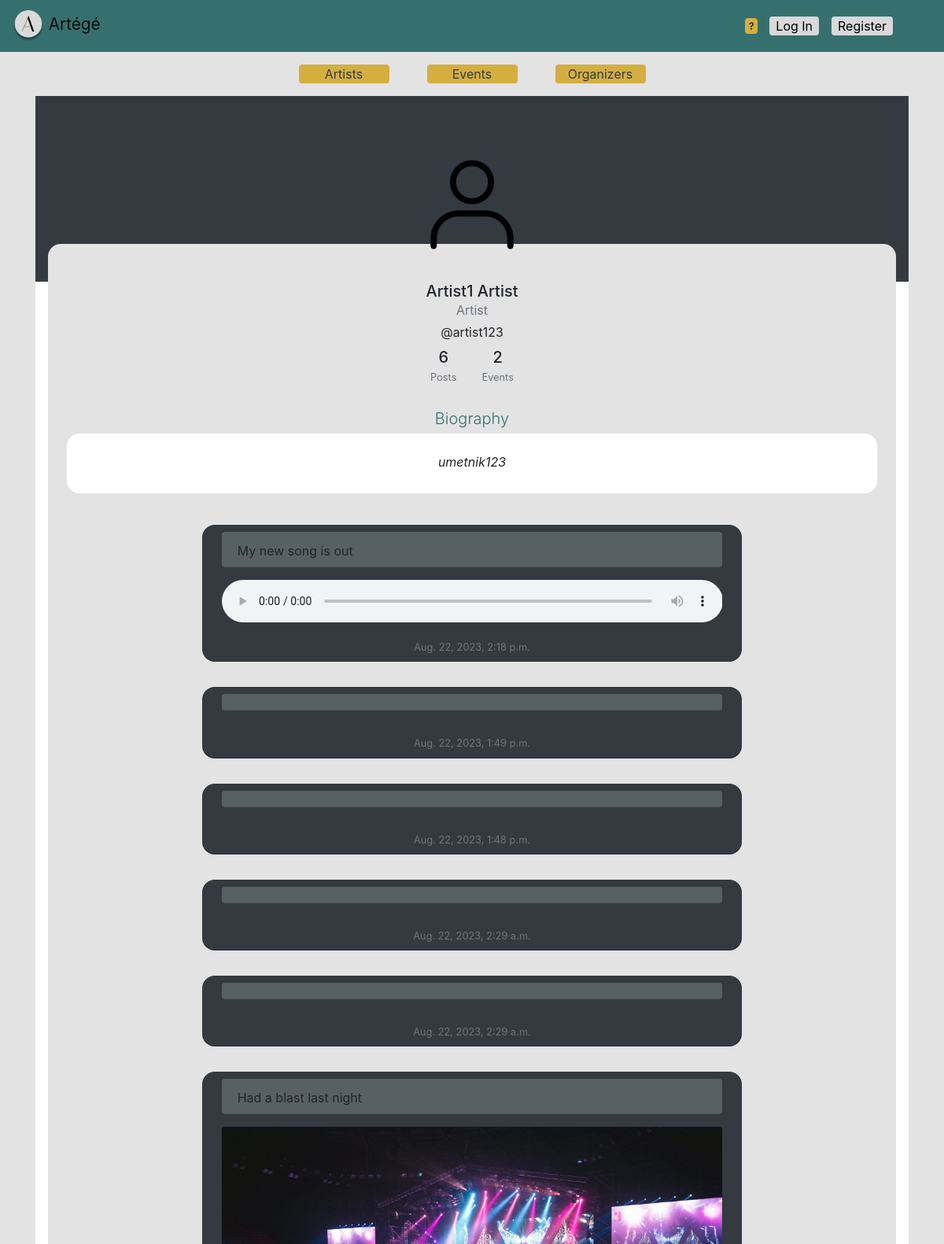
Before: /profile/2/ (upper part) with the older database file.
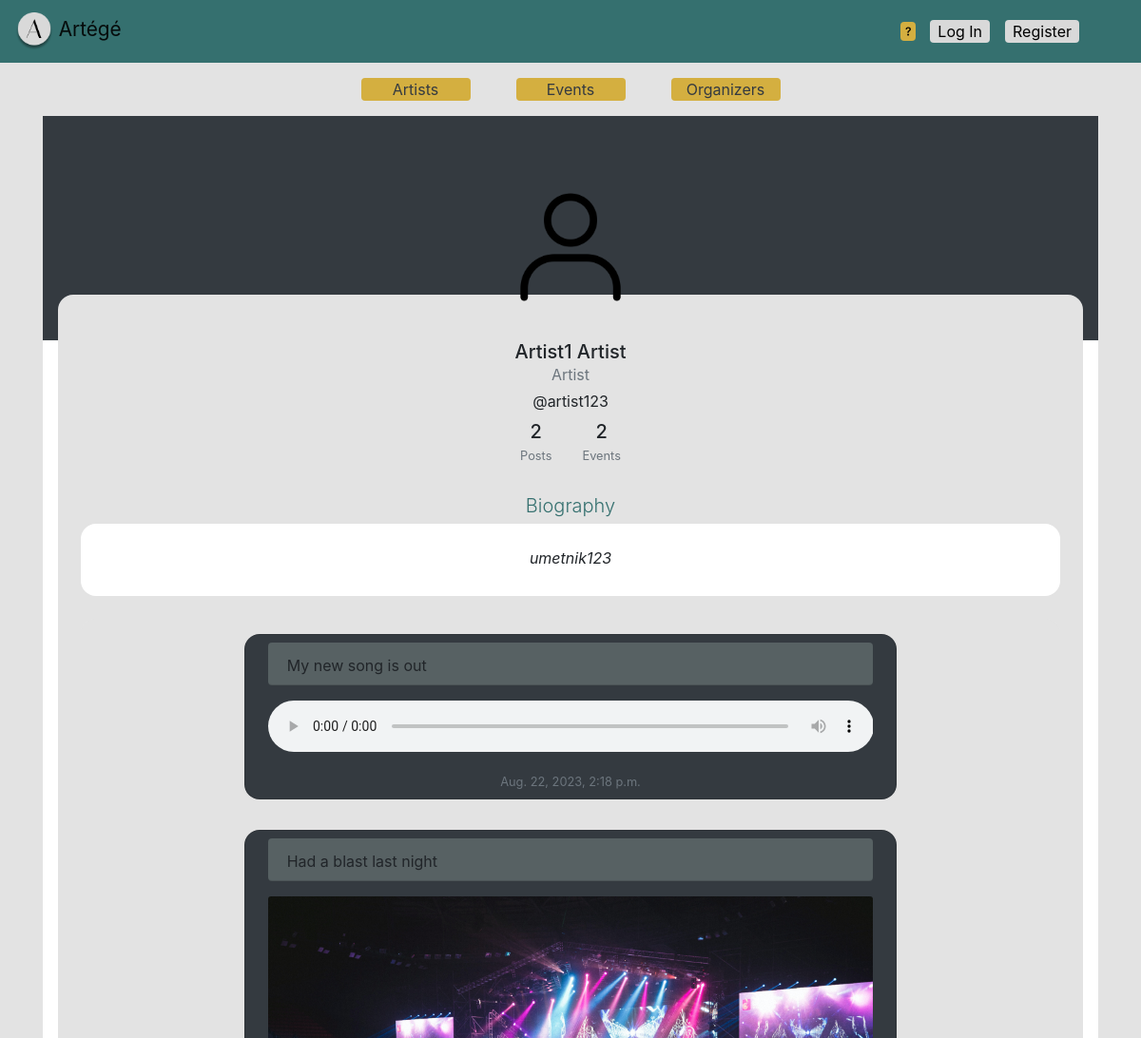
After: the same page with the newer database file.
### project_app/models.py (models this page shows)
class AppUser(AbstractUser):
    phone_number = models.CharField(max_length=255)
    bio = models.CharField(max_length=400)
    is_organizer = models.BooleanField(default=False)
    is_artist = models.BooleanField(default=False)
    image = models.ImageField(upload_to="users", default="users/person.png")

class Post(models.Model):
    file = models.FileField(upload_to="posts", blank = True)
    description = models.TextField(max_length=255)
    date = models.DateTimeField(auto_now_add=True)
    author = models.ForeignKey(AppUser, on_delete=models.CASCADE)
    def extension(self):
        name, extension = os.path.splitext(self.file.name)
        return extension

### project_app/views.py (the view)
# urls.py: path('profile/<int:user_id>/', views.profile, name='profile'),
def profile(request, user_id):
    user = get_object_or_404(AppUser, pk=user_id)
    if user.is_artist:
        event_num = Event.objects.filter(artists__id=user_id).count()
    elif user.is_organizer:
        event_num = Event.objects.filter(organizer_id=user_id).count()
    else:
        event_num = Ticket.objects.filter(user_profile_id=user_id).distinct().count()
    posts = Post.objects.filter(author_id=user_id).order_by('-date')
    return render(request, 'profile.html', {'user': user, 'event_num': event_num, 'posts': posts})

### project_app/templates/profile.html (shortened to what this page needs)
{% extends "base_generic.html" %} {% block content %}
<div class="container">
    <div class="row rounded mt-1 d-flex justify-content-center align-items-center">
        <div class="col">
            <div class="card border-0">
                <div class="text-white d-flex justify-content-center align-items-end bg-dark">
                    <div class="col p-0 mt-5 mb-2 text-center pr-0">
                        <img class="img-fluid pr-0 profile" src="{{MEDIA.URL}}{{user.image.url}}" style="max-width: 180px;" alt="Profile Image">
                    </div>
                </div>
                <div class="p-4 mx-3 text-black text-center grey mt-n5" style="border-radius: 1rem;">
                    <div class="text-center mt-4">
                        <h5 class="mb-0">{{ user.first_name }} {{user.last_name }}</h5>
                        {% if user.is_artist %}
                        <span class="d-block text-muted">Artist</span>
                        {% elif user.is_organizer %}
                        <span class="d-block">Organizer</span>
                        {% endif %}
                        <span class="d-block my-1">@{{user.username}}</span>
                    </div>
                    <div class="d-flex justify-content-center text-center py-1">
                        <div class="px-3">
                            <p class="mb-1 h5">{{ posts.count }}</p>
                            <p class="small text-muted mb-0">Posts</p>
                        </div>
                        <div class="px-3">
                            <p class="mb-1 h5">{{ event_num }}</p>
                            <p class="small text-muted mb-0">Events</p>
                        </div>
                    </div>
                    <div class="mt-4">
                        <p class="lead fw-normal mb-1 main-text">Biography</p>
                        <div class="p-4 bg-white" style="border-radius: 1rem;">
                            <p class="font-italic mb-1">{{ user.bio }}</p>
                        </div>
                    </div>
                    <div class="container">
                        {% if posts %}
                        <div class="row row-cols-1 row-cols-md-2 g-4 justify-content-around grey" style="border-radius: 1rem;">
                            {% for post in posts %}
                            <div class="card p-2 mx-1 my-3 col-md-8 bg-dark" style="border-radius: 1rem;">
                                <div class="card-header pb-2 rounded mx-3" style="background-color: #576163">
                                    <p class="mb-0 text-left">{{post.description}}</p>
                                </div>
                                <div class="card-body p-3">
                                    {% if post.extension == ".jpg" or post.extension == ".jpeg" or post.extension == ".png" %}
                                    <img src="{{ MEDIA_URL }}{{ post.file.url }}" class="card-img-top img-fluid" alt="Cover image" style="max-width: 100%; height: auto;">
                                    {% elif post.extension == ".mp3" or post.extension == ".wav" or post.extension == ".mpeg" %}
                                    <audio controls style="width:100%">
                                        <source src="{{ MEDIA_URL }}{{ post.file.url }}" type="audio/wav">
                                        <source src="{{ MEDIA_URL }}{{ post.file.url }}" type="audio/mpeg">
                                    </audio>
                                    {% endif %}
                                </div>
                                <small class="mb-0 text-muted float-right">{{post.date}}</small>
                            </div>
                            {% endfor %}
                        </div>
                        {% else %}
                        <p class="text-center">No posts yet.</p>
                        {% endif %}
                    </div>
                </div>
            </div>
        </div>
    </div>
</div>
{% endblock %}

### project_app/templates/base_generic.html (shortened to what this page needs)
<!DOCTYPE html>
<html lang="en">
<head>
    <link rel="stylesheet" href="https://cdn.jsdelivr.net/npm/bootstrap-icons@1.10.5/font/bootstrap-icons.css">
    <link rel="stylesheet" href="https://cdn.jsdelivr.net/npm/bootstrap@4.4.1/dist/css/bootstrap.min.css">
    {% load static %}
    <link href="{% static 'css/main.css' %}" rel="stylesheet">
</head>
<body class="grey">
    <nav class="navbar navbar-light main-color d-flex justify-content-between">
        <a class="navbar-brand" href="/">
            <img src="{% static 'img.png' %}" height="40" alt="Brand">
            <span class="brand" style="font-size: 1.3rem;">Artégé</span>
        </a>
        <div class="row px-5 align-items-center">
            <div class="col mx-n3">
                <a href="{% url 'help' %}" style="color: black"><i class="bi bi-question gold rounded"></i></a>
            </div>
            {% if request.user.is_authenticated %}
            <div class="mx-2 gold rounded px-2">
                <i class="bi bi-ticket-detailed-fill"></i> <a href="{% url 'tickets' %}" style="color: black">My Tickets</a>
            </div>
            <div class="dropdown">
                <button class="btn dropdown-toggle mr-3 whited rounded py-0" type="button" id="dropdownMenuButton" data-toggle="dropdown" aria-haspopup="true" aria-expanded="false">
         <i class="bi bi-person-fill"></i>{{ request.user.username }}</button>
                <div class="dropdown-menu" aria-labelledby="dropdownMenuButton">
                    <a class="dropdown-item" href="{% url 'profile' request.user.id %}">My Profile</a> {% if request.user.is_artist %}
                    <a class="dropdown-item" href="{% url 'my_applications' %}">My Applications</a> {% endif %} {% if request.user.is_organizer %}
                    <a class="dropdown-item" href="{% url 'my_events' %}">My Events</a> {% endif %}
                    <div class="dropdown-divider"></div>
                    <a class="dropdown-item" href="{% url 'logout' %}">Logout</a>
                </div>
            </div>
            {% else %}
            <div class="mx-3 px-2 whited rounded">
                <a href="{% url 'login' %}" style="color: black">Log In</a>
            </div>
            <div class="mr-3 px-2 whited rounded">
                <a href="{% url 'register' %}" style="color: black">Register</a>
            </div>
            {% endif %}
        </div>
    </nav>
    <div class="mx-4">
        <div class="mx-2 my-3 d-flex justify-content-center align-items-center">
            <div class="col gold rounded mx-5 text-center max-width-filters">
                <a href="/artists" class="text-dark text-decoration-none">
                    <span class="">Artists</span>
                </a>
            </div>
            <div class="col gold rounded text-center max-width-filters">
                <a href="/" class="text-dark text-decoration-none">
                    <span class="">Events</span>
                </a>
            </div>
            <div class="col gold rounded mx-5 text-center max-width-filters">
                <a href="/organizers" class="text-dark text-decoration-none">
                    <span class="">Organizers</span>
                </a>
            </div>
        </div>
        {% block content %}{% endblock %}
    </div>
</body>
</html>

### project_app/static/css/main.css (style rules this page uses)
.gold { background-color: #D4AF40; }
.main-color { background-color: #35706F; }
.whited { background-color: #D9D9D9; }
.grey { background-color: #e3e3e3; }
.main-text { color: #35706F; }

### project_app/templates/base_generic.html (style rules this page uses)
.main-text { color: #35706F; }
.max-width-filters { max-width: 115px; }

Changed rows visible on the page:
removed Post: date "Aug. 22, 2023, 1:49 p.m."
removed Post: date "Aug. 22, 2023, 1:48 p.m."
removed Post: date "Aug. 22, 2023, 2:29 a.m."
removed Post: date "Aug. 22, 2023, 2:29 a.m."
Other visible differences:
{{ posts.count }}: "6" → "2"
